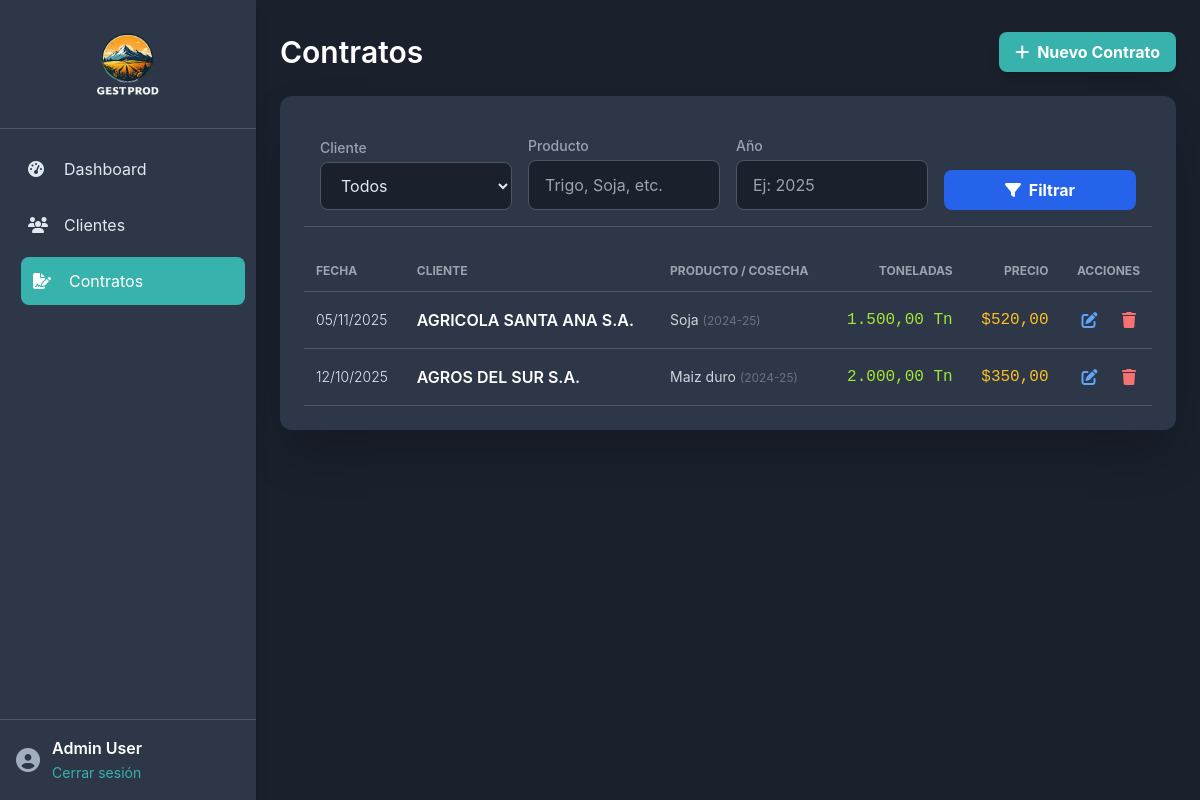
The app's page /contratos.php (signed in) with its own data.
### tables this page shows
CREATE TABLE `contratos` (
  `id` int(11) NOT NULL AUTO_INCREMENT,
  `cliente_id` int(11) NOT NULL,
  `fecha_contrato` date NOT NULL,
  `producto` varchar(100) NOT NULL,
  `cosecha` varchar(50) NOT NULL,
  `toneladas` decimal(10,2) NOT NULL,
  `precio` decimal(10,2) NOT NULL,
  `lugar_entrega` varchar(255) NOT NULL,
  `fecha_entrega` varchar(100) NOT NULL,
  `año` int(4) NOT NULL,
  PRIMARY KEY (`id`),
  KEY `cliente_id` (`cliente_id`),
  CONSTRAINT `contratos_ibfk_1` FOREIGN KEY (`cliente_id`) REFERENCES `clientes` (`id`) ON DELETE CASCADE
);

CREATE TABLE `clientes` (
  `id` int(11) NOT NULL AUTO_INCREMENT,
  `cuit` varchar(20) NOT NULL,
  `razon_social` varchar(255) NOT NULL,
  `nombre_fantasia` varchar(255) DEFAULT NULL,
  `tipo_cliente` varchar(50) DEFAULT NULL,
  `email` varchar(255) DEFAULT NULL,
  `telefono` varchar(50) DEFAULT NULL,
  `direccion` varchar(255) DEFAULT NULL,
  `localidad` varchar(100) DEFAULT NULL,
  `provincia` varchar(100) DEFAULT NULL,
  `contacto_nombre` varchar(255) DEFAULT NULL,
  `contacto_puesto` varchar(100) DEFAULT NULL,
  PRIMARY KEY (`id`),
  UNIQUE KEY `cuit` (`cuit`)
);

### contratos.php (the view, shortened to what this page needs)
<?php
include 'header.php';
$filtro_producto = $_GET['filtro_producto'] ?? '';
$filtro_anio = $_GET['filtro_anio'] ?? '';
$whereClauses = [];
$params = [];
$whereSql = count($whereClauses) > 0 ? 'WHERE ' . implode(' AND ', $whereClauses) : '';
$sql = "SELECT con.*, cli.razon_social FROM contratos con JOIN clientes cli ON con.cliente_id = cli.id $whereSql ORDER BY con.fecha_contrato DESC";
$stmt = $pdo->prepare($sql);
$stmt->execute($params);
$contratos = $stmt->fetchAll();
?>
<div class="flex justify-between items-center mb-6">
    <h1 class="text-3xl font-semibold text-white">Contratos</h1>
    <button onclick="openModal()" class="bg-[var(--accent-color)] hover:bg-[var(--accent-color-hover)] text-white font-bold py-2 px-4 rounded-lg flex items-center shadow-lg transform transition duration-150 hover:scale-105">
        <i class="fas fa-plus mr-2"></i> Nuevo Contrato
    </button>
</div>
<div class="bg-[var(--bg-dark-2)] p-6 rounded-xl shadow-2xl">
    <form method="GET" action="contratos.php" class="grid grid-cols-1 md:grid-cols-4 gap-4 mb-6 items-end p-4 border-b border-[var(--border-color)]">
        <div>
            <label class="block text-sm font-medium text-gray-400">Cliente</label>
            <select name="filtro_cliente" class="w-full input-style mt-1">
                <option value="">Todos</option>
            </select>
        </div>
        <div>
            <label class="block text-sm font-medium text-gray-400">Producto</label>
            <input type="text" name="filtro_producto" value="<?= htmlspecialchars($filtro_producto) ?>" class="w-full input-style mt-1" placeholder="Trigo, Soja, etc.">
        </div>
        <div>
            <label class="block text-sm font-medium text-gray-400">Año</label>
            <input type="number" name="filtro_anio" value="<?= htmlspecialchars($filtro_anio) ?>" class="w-full input-style mt-1" placeholder="Ej: 2025">
        </div>
        <div>
            <button type="submit" class="w-full bg-blue-600 hover:bg-blue-500 text-white font-bold py-2 px-4 rounded-lg transform transition duration-150 hover:scale-[1.02]">
                <i class="fas fa-filter mr-1"></i> Filtrar
            </button>
        </div>
    </form>
    <div class="overflow-x-auto">
         <?php if (empty($contratos)): ?>
             <div class="p-6 text-center text-gray-500 border border-dashed border-[var(--border-color)] rounded-lg">
                 <i class="fas fa-box-open text-4xl mb-3"></i>
                 <p>No se encontraron contratos con los filtros aplicados. ¡Crea uno nuevo!</p>
             </div>
         <?php else: ?>
             <table class="w-full text-left table-auto">
                 <thead>
                     <tr class="border-b border-[var(--border-color)] uppercase text-gray-400 text-xs">
                         <th class="p-3">Fecha</th>
                         <th class="p-3">Cliente</th>
                         <th class="p-3">Producto / Cosecha</th>
                         <th class="p-3 text-right">Toneladas</th>
                         <th class="p-3 text-right">Precio</th>
                         <th class="p-3 text-right">Acciones</th>
                     </tr>
                 </thead>
                 <tbody>
                     <?php foreach ($contratos as $contrato): ?>
                         <tr class="border-b border-[var(--border-color)] hover:bg-[var(--bg-dark)] transition duration-100">
                             <td class="p-3 text-sm font-light"><?= date("d/m/Y", strtotime($contrato['fecha_contrato'])) ?></td>
                             <td class="p-3 font-semibold text-white"><?= htmlspecialchars($contrato['razon_social']) ?></td>
                             <td class="p-3 text-sm text-gray-300"><?= htmlspecialchars($contrato['producto']) ?> <span class="text-gray-500 text-xs">(<?= htmlspecialchars($contrato['cosecha']) ?>)</span></td>
                             <td class="p-3 text-right font-mono text-lime-400"><?= number_format($contrato['toneladas'], 2, ',', '.') ?> Tn</td>
                             <td class="p-3 text-right font-mono text-amber-400">$<?= number_format($contrato['precio'], 2, ',', '.') ?></td>
                             <td class="p-3 text-right whitespace-nowrap">
                                 <button title="Editar Contrato" onclick='openModal(<?= json_encode($contrato) ?>)' class="text-blue-400 hover:text-blue-300 mr-3 p-1 transition duration-150 hover:scale-110">
                                     <i class="fas fa-edit"></i>
                                 </button>
                                 <button title="Eliminar Contrato" onclick='showDeleteModal(<?= $contrato['id'] ?>)' class="text-red-400 hover:text-red-300 p-1 transition duration-150 hover:scale-110">
                                     <i class="fas fa-trash"></i>
                                 </button>
                             </td>
                         </tr>
                     <?php endforeach; ?>
                 </tbody>
             </table>
         <?php endif; ?>
     </div>
</div>
<?php include 'footer.php'; ?>

### header.php (shortened to what this page needs)
<?php
$current_page = basename($_SERVER['SCRIPT_NAME']);
?>
<!DOCTYPE html>
<html lang="es" class="h-full">
<head>
    <script src="https://cdn.tailwindcss.com"></script>
    <link rel="stylesheet" href="https://cdnjs.cloudflare.com/ajax/libs/font-awesome/6.4.0/css/all.min.css">
</head>
<body class="h-screen overflow-hidden lg:flex">
    <aside id="sidebar" class="w-64 bg-[var(--bg-dark-2)] shadow-lg flex-shrink-0 flex-col
                                lg:flex lg:relative
                                sidebar-mobile-hidden lg:translate-x-0">
        <div class="p-6 text-center border-b border-[var(--border-color)]">
            <a href="dashboard.php" class="block w-full text-center py-2">
                <img src="gestprod.png"
                     alt="Logo GESTPROD"
                     class="h-16 mx-auto transition duration-300 hover:scale-105"
                >
            </a>
        </div>
        <nav class="flex-1 p-4 space-y-2">
            <a href="dashboard.php" class="sidebar-link flex items-center p-3 rounded-lg <?= $current_page == 'dashboard.php' ? 'active' : '' ?>">
                <i class="fas fa-tachometer-alt w-6 mr-3"></i> Dashboard
            </a>
            <a href="clientes.php" class="sidebar-link flex items-center p-3 rounded-lg <?= $current_page == 'clientes.php' ? 'active' : '' ?>">
                <i class="fas fa-users w-6 mr-3"></i> Clientes
            </a>
            <a href="contratos.php" class="sidebar-link flex items-center p-3 rounded-lg <?= $current_page == 'contratos.php' ? 'active' : '' ?>">
                <i class="fas fa-file-signature w-6 mr-3"></i> Contratos
            </a>
        </nav>
        <div class="p-4 border-t border-[var(--border-color)]">
            <div class="flex items-center">
                <i class="fas fa-user-circle text-2xl text-[var(--text-gray)] mr-3"></i>
                <div>
                    <p class="font-semibold text-white"><?= htmlspecialchars($_SESSION['user_name']) ?></p>
                    <a href="logout.php" class="text-sm text-[var(--accent-color)] hover:underline">Cerrar sesión</a>
                </div>
            </div>
        </div>
    </aside>
    <main class="flex-1 overflow-x-hidden overflow-y-auto">
        <div class="container mx-auto px-6 py-8">

### footer.php
        </div>
    </main>
</body>
</html>

### header.php (style rules this page uses)
:root { --bg-dark: #1a202c; --bg-dark-2: #2d3748; --text-light: #e2e8f0; --text-gray: #a0aec0; --border-color: #4a5568; --accent-color: #38b2ac; --accent-color-hover: #319795; }
body { background-color: var(--bg-dark); color: var(--text-light); -webkit-font-smoothing: antialiased; -moz-osx-font-smoothing: grayscale; font-family: 'Inter', sans-serif; }
.sidebar-link { transition: all 0.2s; }
.sidebar-link:hover, .sidebar-link.active { background-color: var(--accent-color); color: white; transform: translateX(5px); }
.sidebar-mobile-hidden { transform: translateX(-100%); transition: transform 0.3s ease-in-out; position: fixed; z-index: 40; height: 100vh; }

### contratos.php (style rules this page uses)
.input-style { background-color: var(--bg-dark); border: 1px solid var(--border-color); border-radius: 0.5rem; padding: 0.75rem 1rem; color: var(--text-light); transition: border-color 0.2s, box-shadow 0.2s; }
body { -webkit-font-smoothing: antialiased; -moz-osx-font-smoothing: grayscale; font-family: "Inter", system-ui, -apple-system, BlinkMacSystemFont, "Segoe UI", Roboto, "Helvetica Neue", Arial, "Noto Sans", sans-serif; }

### records on screen
contratos: fecha_contrato "05/11/2025", cliente.razon_social "AGRICOLA SANTA ANA S.A.", producto "Soja", cosecha "2024-25", toneladas "1.500,00", precio "520,00"
contratos: fecha_contrato "12/10/2025", cliente.razon_social "AGROS DEL SUR S.A.", producto "Maiz duro", cosecha "2024-25", toneladas "2.000,00", precio "350,00"

### other values on screen
$_SESSION['user_name'] "Admin User"
